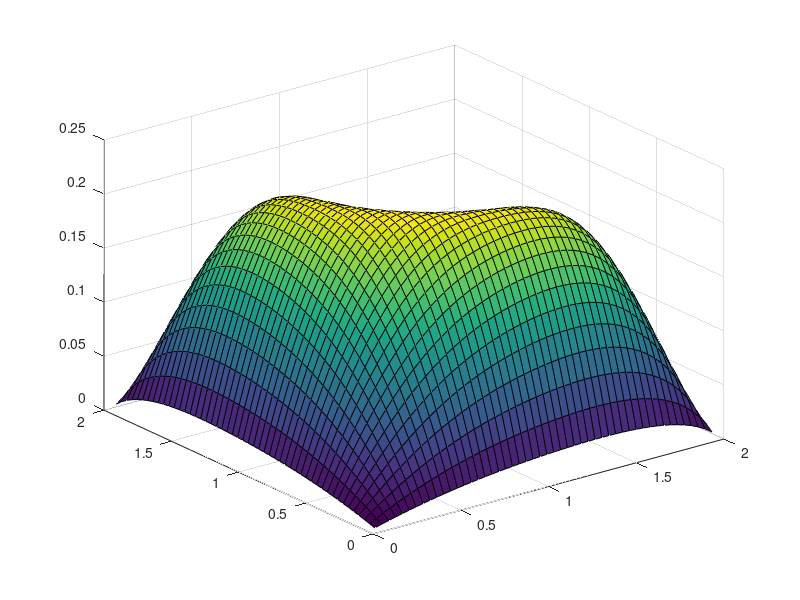

Reproduce this figure in MATLAB. (Note: this script raises an error after producing the figure.)
clear
clc

% Risoluzione su 2Lx2L.
L = 1;
N= 50;
h = (2*L)/(N+1);
mu = 1;
d = ones(N,1);
c = -ones(N-1,1);
f = @(x,y) x+y;
x = (1:N)'*h;
y = (1:N)'*h;
[X,Y] = meshgrid(x,y);
b_2 = zeros(N*N,1);
D = (mu/(h^2))*(diag(4*d,0)+diag(c,1)+diag(c,-1));
C = (mu/(h^2))*diag(-ones(N,1),0);
A = kron(eye(N), D);
% Creazione dei blocchi sottodiagonali.
sub_block = diag(ones(N-1, 1), -1);
super_block = diag(ones(N-1, 1), 1);
sub_matrix = kron(sub_block, C);
super_matrix = kron(super_block, C);
A = A + sub_matrix + super_matrix;
for m = 1:N
    for l = 1:N
        j = (m-1)*N + l;
        b_2(j) = f(x(l),y(m));
    end
end

% Escludo i vertici del quadrato non presente nel dominio omega.
exclude = (X>=L) & (Y>=L);
keep = ~exclude(:);
A = A(keep,keep);
b = b_2(keep);
u = A\b;

% Ripristino il dominio iniziale con i valori annullati.
u_sol = zeros(N*N,1);
u_sol(keep) = u;
u_sol = reshape(u_sol,[N,N]);

% Rappresentazione grafica di u.
figure
surf(X,Y,u_sol);


% Ricerca del primo autovalore e autofunzione.
[V,D] = eigs(A,1,'smallestabs');
lambda = D(1,1);
u_eig = V(:,1);

% Rappresentazione grafica
u_sol_eig = zeros(N*N,1);
u_sol_eig(keep) = u_eig;
u_sol_eig = reshape(u_sol_eig,[N,N]);
figure
s = surf(X,Y,-u_sol_eig);
grid off
axis off
s.EdgeColor = 'none';
s.EdgeColor = 'black';